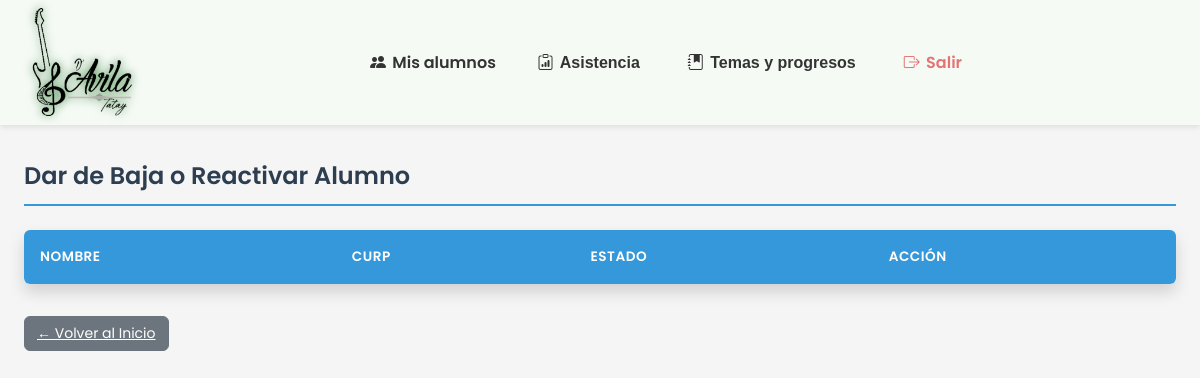
/bajas.php, run on an earlier commit of the app's database.
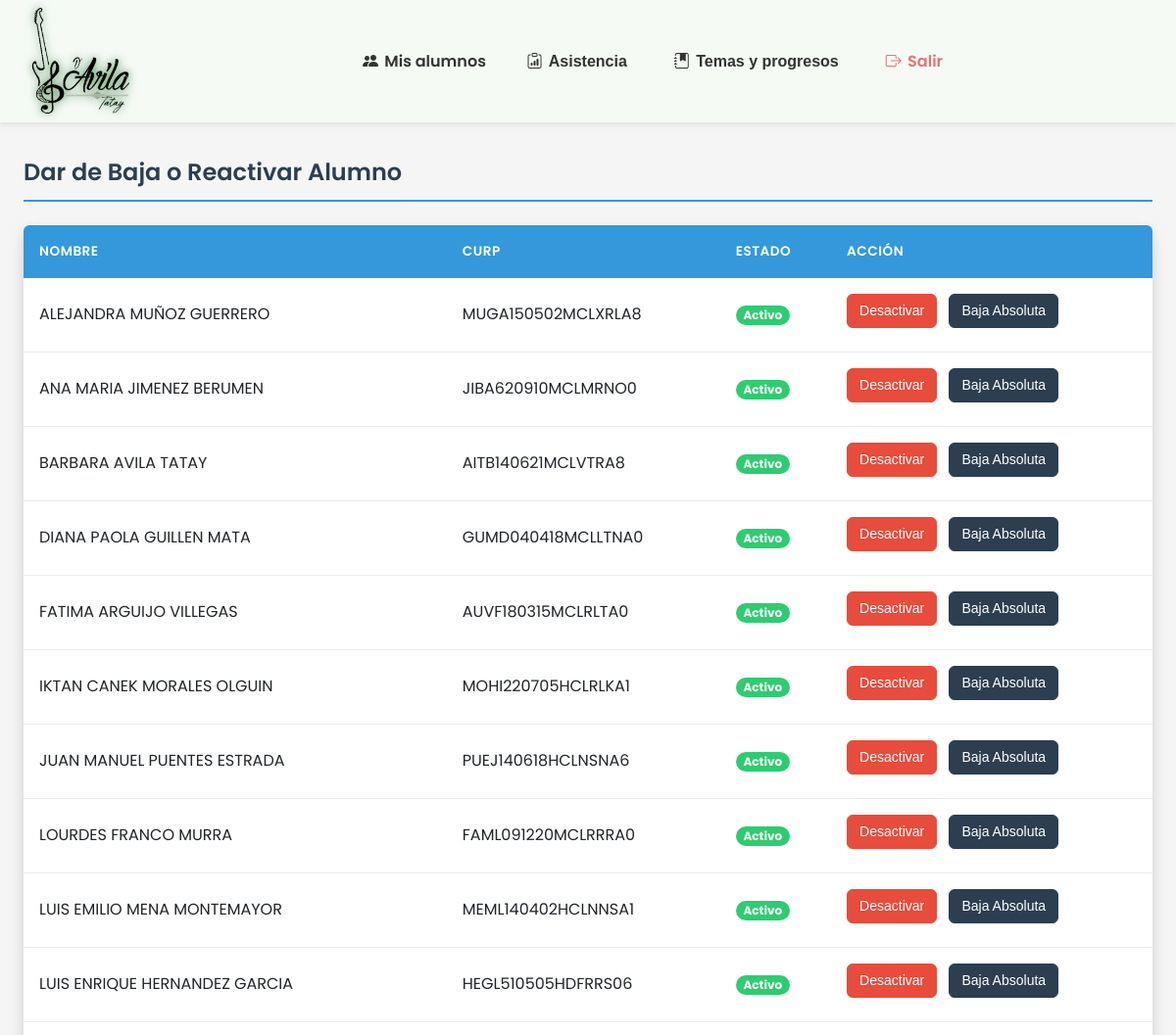
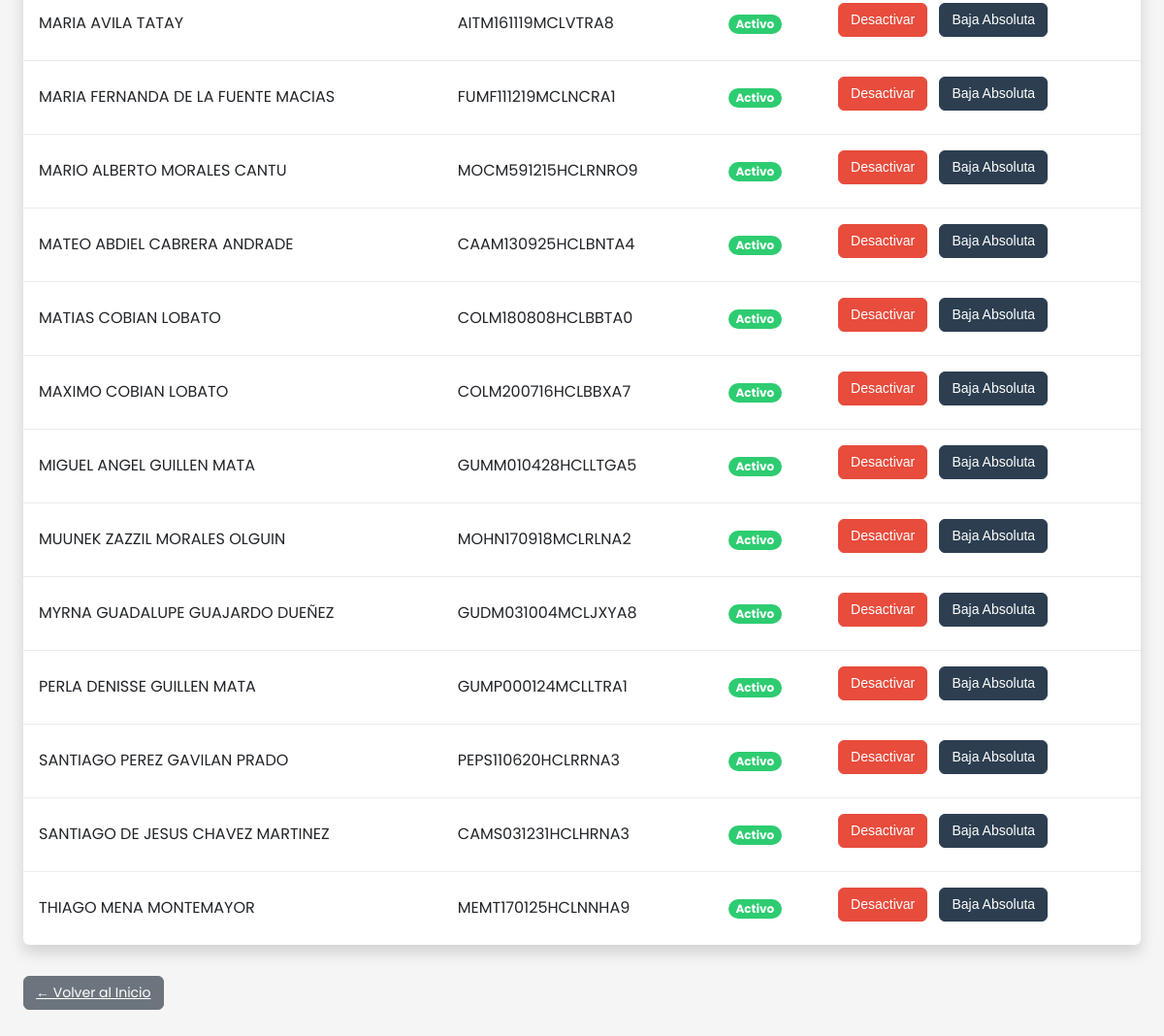
And on a later commit of the database (2 pictures, top to bottom).
### tables this page shows
CREATE TABLE `alumnos` (
  `curp` varchar(18) NOT NULL,
  `nombre` varchar(50) NOT NULL,
  `apellidos` varchar(100) NOT NULL,
  `nombre_tutor` varchar(100) DEFAULT NULL,
  `fecha_nacimiento` date NOT NULL,
  `telefono` varchar(15) DEFAULT NULL,
  `mensualidad` decimal(10,2) NOT NULL DEFAULT 0.00,
  `activo` tinyint(1) DEFAULT 1,
  `fecha_registro` timestamp NOT NULL DEFAULT current_timestamp(),
  PRIMARY KEY (`curp`)
);

### bajas.php (the view, shortened to what this page needs)
<?php
require_once __DIR__ . '/includes/bd.php';
$alumnos = $conexion->query("SELECT curp, nombre, apellidos, activo FROM alumnos ORDER BY nombre, apellidos");
?>
<!DOCTYPE html>
<html lang="es">
<head>
</head>
<body>
  <?php include 'navbar.php'; ?>
  <main>
    <h2>Dar de Baja o Reactivar Alumno</h2>
    <div class="table-responsive">
      <table>
        <thead>
          <tr>
            <th>Nombre</th>
            <th>CURP</th>
            <th>Estado</th>
            <th>Acción</th>
          </tr>
        </thead>
        <tbody>
          <?php while ($alumno = $alumnos->fetch_assoc()): ?>
            <tr class="<?= !$alumno['activo'] ? 'inactive' : '' ?>">
              <td><?= htmlspecialchars($alumno['nombre'] . ' ' . $alumno['apellidos']) ?></td>
              <td><?= htmlspecialchars($alumno['curp']) ?></td>
              <td>
                <?php if ($alumno['activo']): ?>
                  <span class="badge active">Activo</span>
                <?php else: ?>
                  <span class="badge inactive">Inactivo</span>
                <?php endif; ?>
              </td>
              <td>
                <?php if ($alumno['activo']): ?>
                  <button class="btn btn-danger btn-toggle-estado" data-curp="<?= htmlspecialchars($alumno['curp']) ?>"
                    data-estado="0">
                    Desactivar
                  </button>
                <?php endif; ?>
                <button class="btn btn-dark btn-baja-absoluta" data-curp="<?= htmlspecialchars($alumno['curp']) ?>">
                  Baja Absoluta
                </button>
              </td>
            </tr>
          <?php endwhile; ?>
        </tbody>
      </table>
    </div>
    <a href="lista_alumnos.php" class="btn btn-secondary">← Volver al Inicio</a>
  </main>
</body>
</html>

### navbar.php (shortened to what this page needs)
<!DOCTYPE html>
<html lang="es">
<head>
  <link href="https://cdn.jsdelivr.net/npm/bootstrap-icons@1.10.5/font/bootstrap-icons.css" rel="stylesheet" />
</head>
<body>
  <nav class="navbar" role="navigation" aria-label="Menú principal">
    <a href="#" class="navbar-logo" aria-label="Inicio">
      <img src="musiclogo.png" alt="Logo" width="100" height="auto" />
    </a>
    <ul class="navbar-menu" id="navbarMenu">
      <li><a href="lista_alumnos.php"><i class="bi bi-people-fill"></i> Mis alumnos</a></li>
      <li class="nav-dropdown">
        <button class="dropdown-toggle" aria-expanded="false" aria-controls="submenuAsistencia" aria-haspopup="true">
          <i class="bi bi-clipboard-data"></i> Asistencia <i class=""></i>
        </button>
      </li>
      <li class="nav-dropdown">
        <button class="dropdown-toggle" aria-expanded="false" aria-controls="submenuGestionTemas2" aria-haspopup="true">
          <i class="bi bi-journal-bookmark-fill"></i> Temas y progresos <i class=""></i>
        </button>
      </li>
      <li><a href="logout.php" style="color: #e57373;"><i class="bi bi-box-arrow-right"></i> Salir</a></li>
    </ul>
  </nav>
</body>
</html>

### bajas.php (style rules this page uses)
:root { --primary-color: #3498db; --secondary-color: #2c3e50; --success-color: #2ecc71; --danger-color: #e74c3c; --warning-color: #f39c12; --info-color: #1abc9c; --light-color: #ecf0f1; --dark-color: #34495e; --white: #ffffff; --gray-light: #f8f9fa; --gray-medium: #e9ecef; --gray-dark: #6c757d; --border-radius: 0.375rem; --box-shadow: 0 0.5rem 1rem rgba(0, 0, 0, 0.15); --transition: all 0.3s ease; }
* { box-sizing: border-box; margin: 0; padding: 0; }
body { font-family: 'Segoe UI', Tahoma, Geneva, Verdana, sans-serif; line-height: 1.6; color: #212529; background-color: #f5f5f5; padding-bottom: 2rem; }
main { max-width: 1200px; margin: 2rem auto; padding: 0 1.5rem; }
h2 { color: var(--secondary-color); margin-bottom: 1.5rem; padding-bottom: 0.5rem; border-bottom: 2px solid var(--primary-color); font-weight: 600; }
.table-responsive { width: 100%; overflow-x: auto; box-shadow: var(--box-shadow); border-radius: var(--border-radius); background-color: var(--white); margin-bottom: 2rem; }
table { width: 100%; border-collapse: collapse; }
thead { background-color: var(--primary-color); color: var(--white); }
th, td { padding: 1rem; text-align: left; vertical-align: middle; }
th { font-weight: 600; text-transform: uppercase; font-size: 0.85rem; letter-spacing: 0.5px; }
tbody tr { border-bottom: 1px solid var(--gray-medium); transition: var(--transition); }
tbody tr:last-child { border-bottom: none; }
.badge { display: inline-block; padding: 0.35em 0.65em; font-size: 0.75em; font-weight: 700; line-height: 1; text-align: center; white-space: nowrap; vertical-align: baseline; border-radius: 50rem; }
.badge.active { background-color: var(--success-color); color: var(--white); }
.btn { display: inline-block; font-weight: 400; text-align: center; white-space: nowrap; vertical-align: middle; user-select: none; border: 1px solid transparent; padding: 0.375rem 0.75rem; font-size: 0.875rem; line-height: 1.5; border-radius: var(--border-radius); transition: var(--transition); cursor: pointer; margin-right: 0.5rem; margin-bottom: 0.5rem; }
.btn-secondary { color: var(--white); background-color: var(--gray-dark); border-color: var(--gray-dark); }
.btn-danger { color: var(--white); background-color: var(--danger-color); border-color: var(--danger-color); }
.btn-dark { color: var(--white); background-color: var(--secondary-color); border-color: var(--secondary-color); }
tbody tr { animation: fadeIn 0.3s ease forwards; }
tbody tr:nth-child(odd) { animation-delay: 0.05s; }
tbody tr:nth-child(even) { animation-delay: 0.1s; }

### navbar.php (style rules this page uses)
body { font-family: 'Poppins', sans-serif; }
.navbar { display: flex; align-items: center; padding: 0.5rem 2rem; background-color: #f5faf5; position: relative; z-index: 1000; user-select: none; box-shadow: 0 2px 6px rgba(0, 0, 0, 0.1); }
.navbar-logo { margin-right: 2rem; flex-shrink: 0; }
.navbar-logo img { display: block; width: 100px; height: auto; object-fit: contain; filter: drop-shadow(0 0 5px #2e7d32); }
.navbar-menu { list-style: none; margin: 0; padding: 0; display: flex; gap: 1.2rem; flex-grow: 1; justify-content: center; align-items: center; }
.navbar-menu a, .nav-dropdown > button.dropdown-toggle { color: #333333; text-decoration: none; font-weight: 600; display: flex; align-items: center; gap: 0.4rem; padding: 0.4rem 0.7rem; border-radius: 6px; background: none; border: none; cursor: pointer; transition: background 0.3s, box-shadow 0.3s, color 0.3s; font-size: 1rem; }
.nav-dropdown { position: relative; }

What changed in the data, as far as the page shows it:
added alumnos: nombre+apellidos "ALEJANDRA MUÑOZ GUERRERO", curp "MUGA150502MCLXRLA8", activo "Activo"
added alumnos: nombre+apellidos "ANA MARIA JIMENEZ BERUMEN", curp "JIBA620910MCLMRNO0", activo "Activo"
added alumnos: nombre+apellidos "BARBARA AVILA TATAY", curp "AITB140621MCLVTRA8", activo "Activo"
added alumnos: nombre+apellidos "DIANA PAOLA GUILLEN MATA", curp "GUMD040418MCLLTNA0", activo "Activo"
added alumnos: nombre+apellidos "FATIMA ARGUIJO VILLEGAS", curp "AUVF180315MCLRLTA0", activo "Activo"
added alumnos: nombre+apellidos "IKTAN CANEK MORALES OLGUIN", curp "MOHI220705HCLRLKA1", activo "Activo"
added alumnos: nombre+apellidos "JUAN MANUEL PUENTES ESTRADA", curp "PUEJ140618HCLNSNA6", activo "Activo"
added alumnos: nombre+apellidos "LOURDES FRANCO MURRA", curp "FAML091220MCLRRRA0", activo "Activo"
added alumnos: nombre+apellidos "LUIS EMILIO MENA MONTEMAYOR", curp "MEML140402HCLNNSA1", activo "Activo"
added alumnos: nombre+apellidos "LUIS ENRIQUE HERNANDEZ GARCIA", curp "HEGL510505HDFRRS06", activo "Activo"
added alumnos: nombre+apellidos "MARIA AVILA TATAY", curp "AITM161119MCLVTRA8", activo "Activo"
added alumnos: nombre+apellidos "MARIA FERNANDA DE LA FUENTE MACIAS", curp "FUMF111219MCLNCRA1", activo "Activo"
added alumnos: nombre+apellidos "MARIO ALBERTO MORALES CANTU", curp "MOCM591215HCLRNRO9", activo "Activo"
added alumnos: nombre+apellidos "MATEO ABDIEL CABRERA ANDRADE", curp "CAAM130925HCLBNTA4", activo "Activo"
added alumnos: nombre+apellidos "MATIAS COBIAN LOBATO", curp "COLM180808HCLBBTA0", activo "Activo"
added alumnos: nombre+apellidos "MAXIMO COBIAN LOBATO", curp "COLM200716HCLBBXA7", activo "Activo"
added alumnos: nombre+apellidos "MIGUEL ANGEL GUILLEN MATA", curp "GUMM010428HCLLTGA5", activo "Activo"
added alumnos: nombre+apellidos "MUUNEK ZAZZIL MORALES OLGUIN", curp "MOHN170918MCLRLNA2", activo "Activo"
added alumnos: nombre+apellidos "MYRNA GUADALUPE GUAJARDO DUEÑEZ", curp "GUDM031004MCLJXYA8", activo "Activo"
added alumnos: nombre+apellidos "PERLA DENISSE GUILLEN MATA", curp "GUMP000124MCLLTRA1", activo "Activo"
added alumnos: nombre+apellidos "SANTIAGO PEREZ GAVILAN PRADO", curp "PEPS110620HCLRRNA3", activo "Activo"
added alumnos: nombre+apellidos "SANTIAGO DE JESUS CHAVEZ MARTINEZ", curp "CAMS031231HCLHRNA3", activo "Activo"
added alumnos: nombre+apellidos "THIAGO MENA MONTEMAYOR", curp "MEMT170125HCLNNHA9", activo "Activo"
